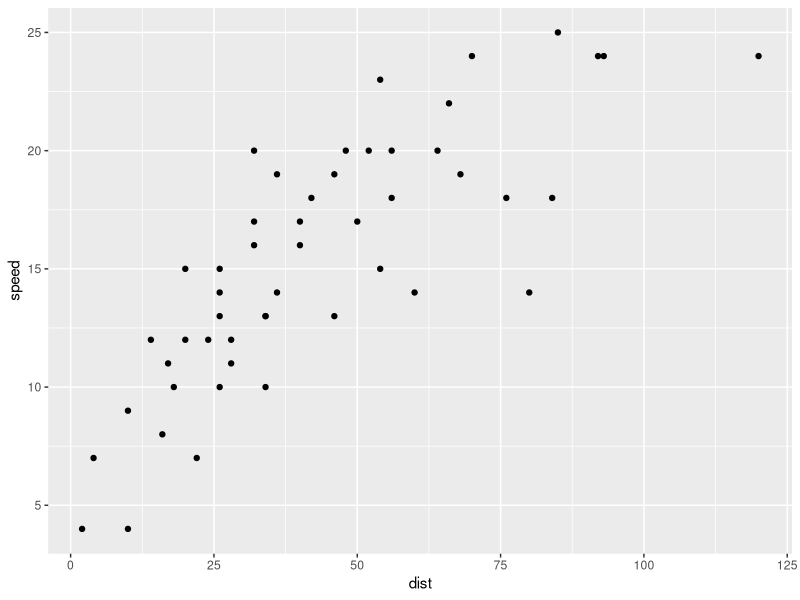

This figure's R source:
#For this assignment, create a scatterplot of speed versus distance using the "cars" data set in R.  Use blue squares as your points.
#Some starter code:

library(ggplot2)
data(cars)
ggplot(aes(x=dist,y=speed), data = cars) + geom_point() 
#Nice work, but add the blue squares as data points!
